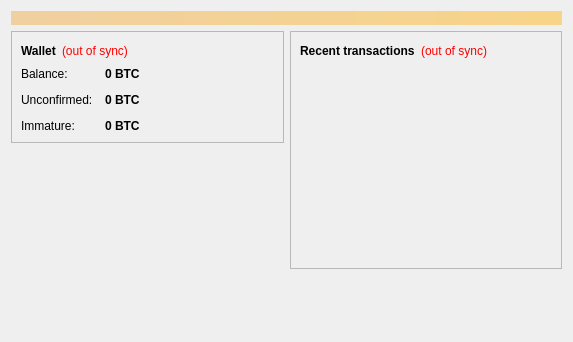
<?xml version="1.0" encoding="UTF-8"?>
<ui version="4.0">
 <class>OverviewPage</class>
 <widget class="QWidget" name="OverviewPage">
  <property name="geometry">
   <rect>
    <x>0</x>
    <y>0</y>
    <width>573</width>
    <height>342</height>
   </rect>
  </property>
  <property name="windowTitle">
   <string>Form</string>
  </property>
  <layout class="QVBoxLayout" name="topLayout">
   <item>
    <widget class="QLabel" name="labelAlerts">
     <property name="visible">
      <bool>false</bool>
     </property>
     <property name="styleSheet">
      <string notr="true">background-color: qlineargradient(x1: 0, y1: 0, x2: 1, y2: 0, stop:0 #F0D0A0, stop:1 #F8D488); color:#000000;</string>
     </property>
     <property name="wordWrap">
      <bool>true</bool>
     </property>
     <property name="margin">
      <number>3</number>
     </property>
    </widget>
   </item>
   <item>
    <layout class="QHBoxLayout" name="horizontalLayout" stretch="1,1">
     <item>
      <layout class="QVBoxLayout" name="verticalLayout_2">
       <item>
        <widget class="QFrame" name="frame">
         <property name="frameShape">
          <enum>QFrame::StyledPanel</enum>
         </property>
         <property name="frameShadow">
          <enum>QFrame::Raised</enum>
         </property>
         <layout class="QVBoxLayout" name="verticalLayout_4">
          <item>
           <layout class="QHBoxLayout" name="horizontalLayout_4">
            <item>
             <widget class="QLabel" name="label_5">
              <property name="font">
               <font>
                <weight>75</weight>
                <bold>true</bold>
               </font>
              </property>
              <property name="text">
               <string>Wallet</string>
              </property>
             </widget>
            </item>
            <item>
             <widget class="QLabel" name="labelWalletStatus">
              <property name="toolTip">
               <string>The displayed information may be out of date. Your wallet automatically synchronizes with the crackcoin network after a connection is established, but this process has not completed yet.</string>
              </property>
              <property name="styleSheet">
               <string notr="true">QLabel { color: red; }</string>
              </property>
              <property name="text">
               <string notr="true">(out of sync)</string>
              </property>
              <property name="alignment">
               <set>Qt::AlignLeading|Qt::AlignLeft|Qt::AlignVCenter</set>
              </property>
             </widget>
            </item>
            <item>
             <spacer name="horizontalSpacer_2">
              <property name="orientation">
               <enum>Qt::Horizontal</enum>
              </property>
              <property name="sizeHint" stdset="0">
               <size>
                <width>40</width>
                <height>20</height>
               </size>
              </property>
             </spacer>
            </item>
           </layout>
          </item>
          <item>
           <layout class="QFormLayout" name="formLayout_2">
            <property name="fieldGrowthPolicy">
             <enum>QFormLayout::AllNonFixedFieldsGrow</enum>
            </property>
            <property name="horizontalSpacing">
             <number>12</number>
            </property>
            <property name="verticalSpacing">
             <number>12</number>
            </property>
            <item row="0" column="0">
             <widget class="QLabel" name="label">
              <property name="text">
               <string>Balance:</string>
              </property>
             </widget>
            </item>
            <item row="0" column="1">
             <widget class="QLabel" name="labelBalance">
              <property name="font">
               <font>
                <weight>75</weight>
                <bold>true</bold>
               </font>
              </property>
              <property name="cursor">
               <cursorShape>IBeamCursor</cursorShape>
              </property>
              <property name="toolTip">
               <string>Your current balance</string>
              </property>
              <property name="text">
               <string notr="true">0 BTC</string>
              </property>
              <property name="textInteractionFlags">
               <set>Qt::LinksAccessibleByMouse|Qt::TextSelectableByKeyboard|Qt::TextSelectableByMouse</set>
              </property>
             </widget>
            </item>
            <item row="1" column="0">
             <widget class="QLabel" name="label_3">
              <property name="text">
               <string>Unconfirmed:</string>
              </property>
             </widget>
            </item>
            <item row="1" column="1">
             <widget class="QLabel" name="labelUnconfirmed">
              <property name="font">
               <font>
                <weight>75</weight>
                <bold>true</bold>
               </font>
              </property>
              <property name="cursor">
               <cursorShape>IBeamCursor</cursorShape>
              </property>
              <property name="toolTip">
               <string>Total of transactions that have yet to be confirmed, and do not yet count toward the current balance</string>
              </property>
              <property name="text">
               <string notr="true">0 BTC</string>
              </property>
              <property name="textInteractionFlags">
               <set>Qt::LinksAccessibleByMouse|Qt::TextSelectableByKeyboard|Qt::TextSelectableByMouse</set>
              </property>
             </widget>
            </item>
            <item row="2" column="0">
             <widget class="QLabel" name="labelImmatureText">
              <property name="text">
               <string>Immature:</string>
              </property>
             </widget>
            </item>
            <item row="2" column="1">
             <widget class="QLabel" name="labelImmature">
              <property name="font">
               <font>
                <weight>75</weight>
                <bold>true</bold>
               </font>
              </property>
              <property name="toolTip">
               <string>Mined balance that has not yet matured</string>
              </property>
              <property name="text">
               <string notr="true">0 BTC</string>
              </property>
              <property name="textInteractionFlags">
               <set>Qt::LinksAccessibleByMouse|Qt::TextSelectableByKeyboard|Qt::TextSelectableByMouse</set>
              </property>
             </widget>
            </item>
           </layout>
          </item>
         </layout>
        </widget>
       </item>
       <item>
        <spacer name="verticalSpacer">
         <property name="orientation">
          <enum>Qt::Vertical</enum>
         </property>
         <property name="sizeHint" stdset="0">
          <size>
           <width>20</width>
           <height>40</height>
          </size>
         </property>
        </spacer>
       </item>
      </layout>
     </item>
     <item>
      <layout class="QVBoxLayout" name="verticalLayout_3">
       <item>
        <widget class="QFrame" name="frame_2">
         <property name="frameShape">
          <enum>QFrame::StyledPanel</enum>
         </property>
         <property name="frameShadow">
          <enum>QFrame::Raised</enum>
         </property>
         <layout class="QVBoxLayout" name="verticalLayout">
          <item>
           <layout class="QHBoxLayout" name="horizontalLayout_2">
            <item>
             <widget class="QLabel" name="label_4">
              <property name="text">
               <string>&lt;b&gt;Recent transactions&lt;/b&gt;</string>
              </property>
             </widget>
            </item>
            <item>
             <widget class="QLabel" name="labelTransactionsStatus">
              <property name="toolTip">
               <string>The displayed information may be out of date. Your wallet automatically synchronizes with the crackcoin network after a connection is established, but this process has not completed yet.</string>
              </property>
              <property name="styleSheet">
               <string notr="true">QLabel { color: red; }</string>
              </property>
              <property name="text">
               <string notr="true">(out of sync)</string>
              </property>
              <property name="alignment">
               <set>Qt::AlignRight|Qt::AlignTrailing|Qt::AlignVCenter</set>
              </property>
             </widget>
            </item>
            <item>
             <spacer name="horizontalSpacer">
              <property name="orientation">
               <enum>Qt::Horizontal</enum>
              </property>
              <property name="sizeHint" stdset="0">
               <size>
                <width>40</width>
                <height>20</height>
               </size>
              </property>
             </spacer>
            </item>
           </layout>
          </item>
          <item>
           <widget class="QListView" name="listTransactions">
            <property name="styleSheet">
             <string notr="true">QListView { background: transparent; }</string>
            </property>
            <property name="frameShape">
             <enum>QFrame::NoFrame</enum>
            </property>
            <property name="verticalScrollBarPolicy">
             <enum>Qt::ScrollBarAlwaysOff</enum>
            </property>
            <property name="horizontalScrollBarPolicy">
             <enum>Qt::ScrollBarAlwaysOff</enum>
            </property>
            <property name="selectionMode">
             <enum>QAbstractItemView::NoSelection</enum>
            </property>
           </widget>
          </item>
         </layout>
        </widget>
       </item>
       <item>
        <spacer name="verticalSpacer_2">
         <property name="orientation">
          <enum>Qt::Vertical</enum>
         </property>
         <property name="sizeHint" stdset="0">
          <size>
           <width>20</width>
           <height>40</height>
          </size>
         </property>
        </spacer>
       </item>
      </layout>
     </item>
    </layout>
   </item>
  </layout>
 </widget>
 <resources/>
 <connections/>
</ui>
